Frame 1 (no input): blank canvas, image omitted
Frame 60 (no input): blank canvas, image omitted
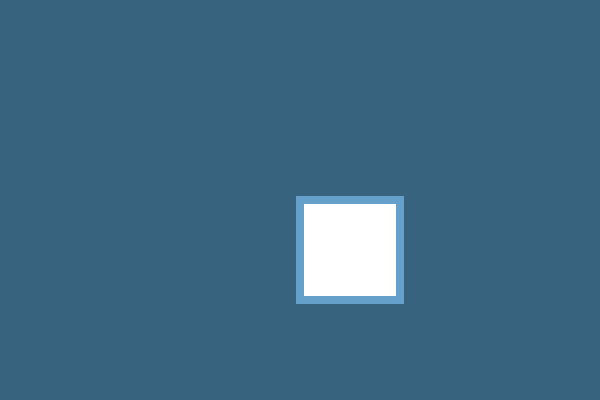
Frame 120 (the mouse pressed at the canvas centre since frame 60)

The p5.js sketch whose frames 1 and 60 were blank and that drew this single picture after the mouse press (run headless with seeded random() and noise() and a simulated clock; from frame 60 on, the mouse is pressed at the canvas centre):

// p5.js sketch
// ── sketch.js


//variables for color stroke
var r = 100 
var g = 160
var b = 201

function setup() {
  createCanvas(600, 400); // canvas size
}

function draw() {
  background(55, 99, 126); 
  stroke(r, g, b);
  strokeWeight(8);
  //fill(255);
  if (mouseY > 301){  // if greater greater than 301, display message
  textSize(25);  // size of text 
  text("Wrong Way!", 50, 300); // position of text
  fill(0, 102, 153); // color of text
}
    else if (mouseY > 250) { // if greater than 250, display shape
    ellipse(300, 200, 100, 100);
  } else if (mouseY > 150) { // if greater than 150, display shape
    rect(300, 200, 100, 100);
  } else if (mouseY > 50) { // if greater than, display shape
    line(0, 0, width, height);
  } else { // display shape
    point(300, 200);
  }
}
